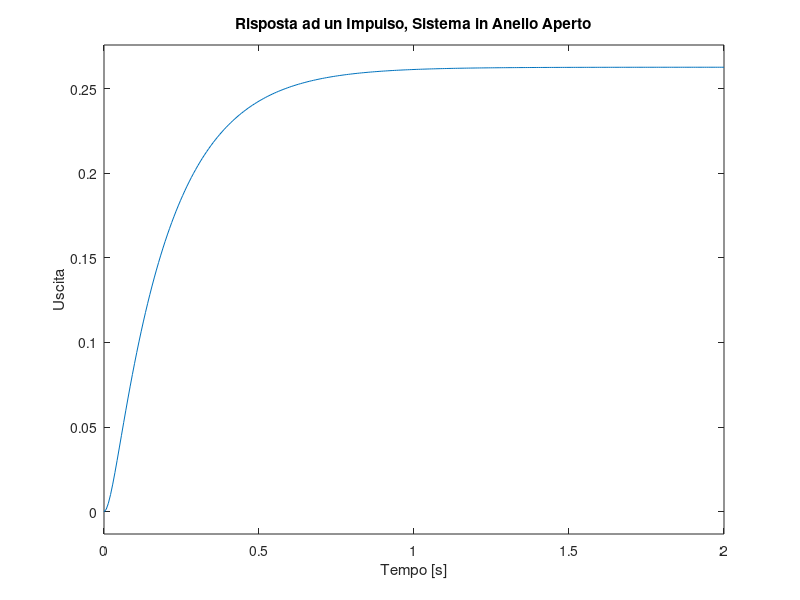
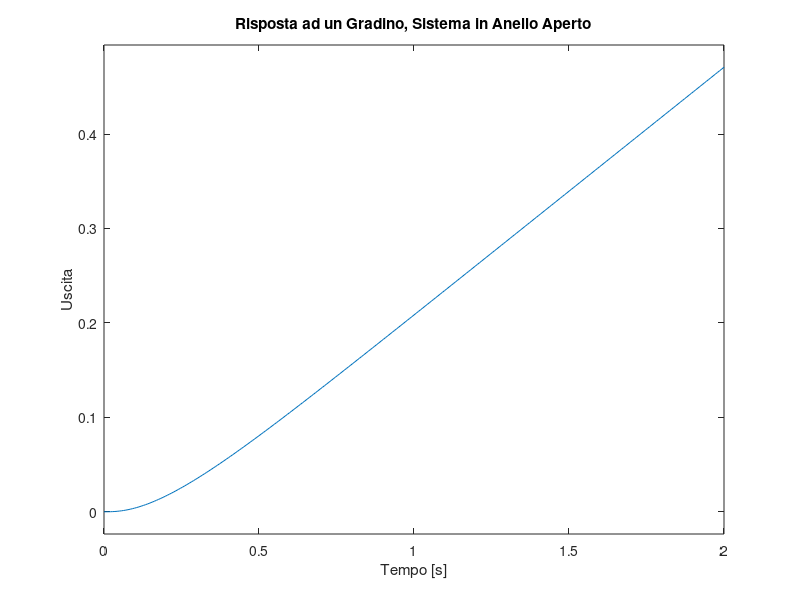
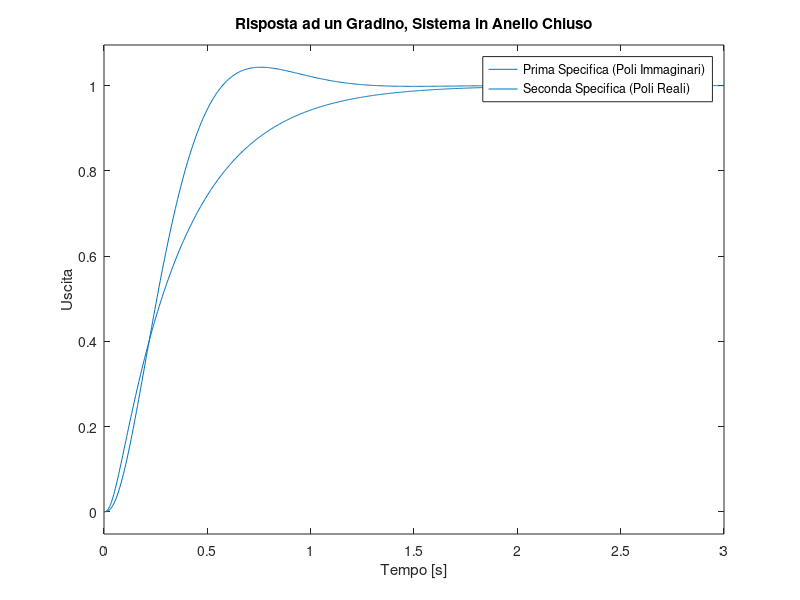

MATLAB code to generate these figures, in order:
%% STIMA e CONTROLLO - LAB.1 - MOTORE CC

% Definizione delle variabili utili al sistema
Ra=0.03;
La=0.0006;
f=1;
J=100;
km=3.8;
kv=km;
% Valore Iniziale del Guadagno 
Ga=1;

%% Definizione del Sistema in Anello Aperto

A=[0 1 0;0 -f/J km/J;0 -kv/La -Ra/La];
B=[0;0;Ga/La];
C=[1 0 0];
D=0;

sys=ss(A,B,C,D);

% Polinomio caratteristico sistema in anello aperto
polinomio=poly(A);

% Autovalori sistema in anello aperto
e=eig(A);

% Zeri, Poli, Guadagno sistema in anello aperto
[Zeri,Poli,Guadagno]=zpkdata(sys,'v');

% Pulsazione Naturale e coefficiente di smorzamento sistema in anello
% aperto
[Wn,Smorzamento]=damp(sys);

% Funzione di trasferimento sistema in anello aperto
[NUM,DEN]=tfdata(sys,'v');

% CONTROLLABILITA
C0=ctrb(sys);
if rank(C0)==3
    fprintf('Sistema Completamente Controllabile \n')
else
    fprintf('Sistema NON Completamente Controllabile \n')
end

% OSSERVABILITA
O0=obsv(sys);
if rank(O0)==3
    fprintf('Sistema Completamente Osservabile \n')
else
    fprintf('Sistema NON Completamente Osservabile \n')
end

%% Rappresentazione risposta al Gradino e all'Impulso in anello aperto

% Risposta all'impulso
figure(1)
impulse(sys),grid,title('Risposta ad un Impulso, Sistema in Anello Aperto'),xlabel('Tempo [s]'),ylabel('Uscita');

% Risposta al gradino
figure(2)
step(sys),grid,title('Risposta ad un Gradino, Sistema in Anello Aperto'),xlabel('Tempo [s]'),ylabel('Uscita');

%% Specifiche sulla Retroazione

%% PRIMA SPECIFICA (Poli Immaginari)

% Radici
p1=[-60 3*sqrt(2)*(-1+1i) 3*sqrt(2)*(-1-1i)];
% Polinomio
P1=poly(p1);
% Errore di posizione nullo ep=0
Ga=P1(4)/NUM(4);
B=[0;0;Ga/La];
% Retroazione sul sistema con ep=0
K1=place(A,B,p1);
% Sistema Retroazionato con ep = 0 e prima specifica
sys1=ss(A-B*K1,B,C,D);

% Funzione di trasferimento in anello chiuso 
[NUM1,DEN1]=tfdata(sys1,'v');

% Zeri,Poli, Guadagno sistema in anello chiuso
[Zeri1,Poli1,Guadagno1]=zpkdata(sys1,'v');

% Pulsazione naturale e coefficiente di smorzamento sistema in anello
% chiuso
[Wn1,Smorzamento1]=damp(sys1);


%% SECONDA SPECIFICA (Poli Reali)

% Radici
p2=[-80 -30 -3];
% Polinomio
P2=poly(p2);
% Errore di posizione nullo ep=0
Ga=P2(4)/NUM(4);
B=[0;0;Ga/La];
% Retroazione sul sistema con ep=0
K2=place(A,B,p2);
% Sistema Retroazionato con ep = 0 e prima specifica
sys2=ss(A-B*K2,B,C,D);

% Funzione di trasferimento in anello chiuso 
[NUM2,DEN2]=tfdata(sys2,'v');

% Zeri,Poli, Guadagno sistema in anello chiuso
[Zeri2,Poli2,Guadagno2]=zpkdata(sys2,'v');

% Pulsazione naturale e coefficiente di smorzamento sistema in anello
% chiuso
[Wn2,Smorzamento2]=damp(sys2);

%% Risposta al gradino sistemi in anello chiuso

figure(3)
step(sys1),hold on
step(sys2),title('Risposta ad un Gradino, Sistema in Anello Chiuso'),grid,xlabel('Tempo [s]'),ylabel('Uscita')
legend('Prima Specifica (Poli Immaginari)','Seconda Specifica (Poli Reali)');

